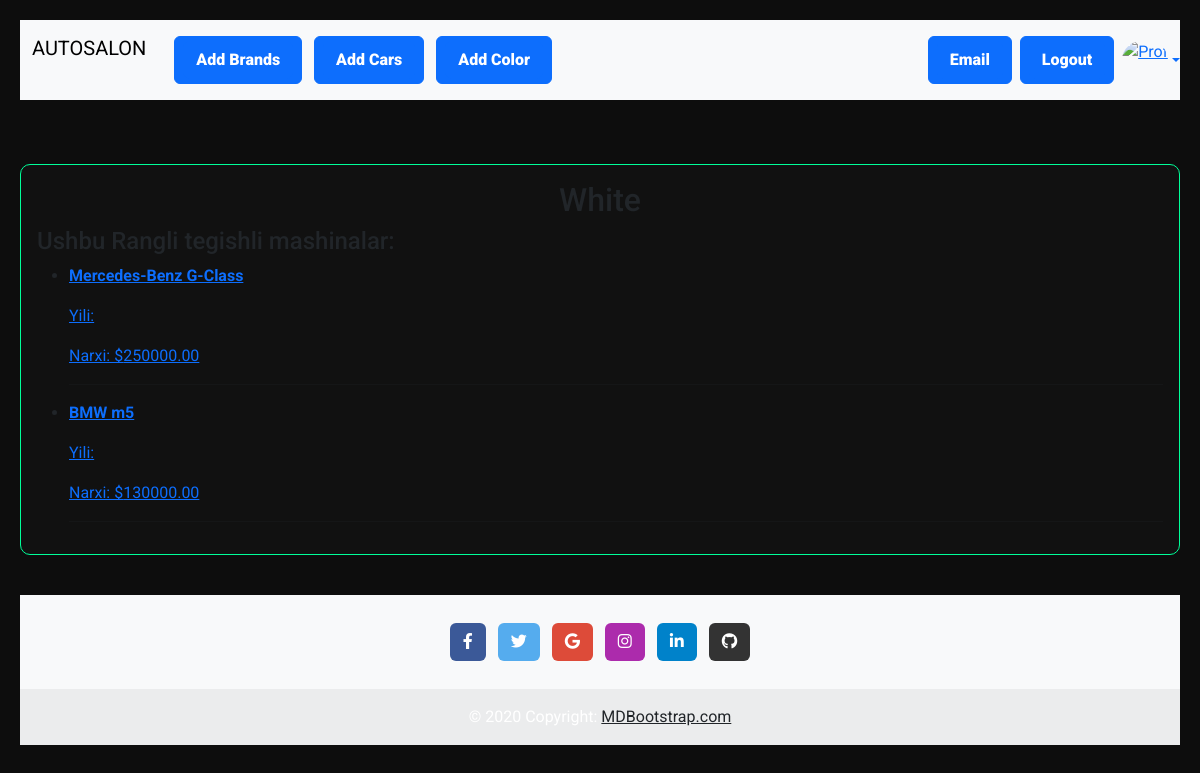
Page /color/1/ (signed in) on the earlier database version.
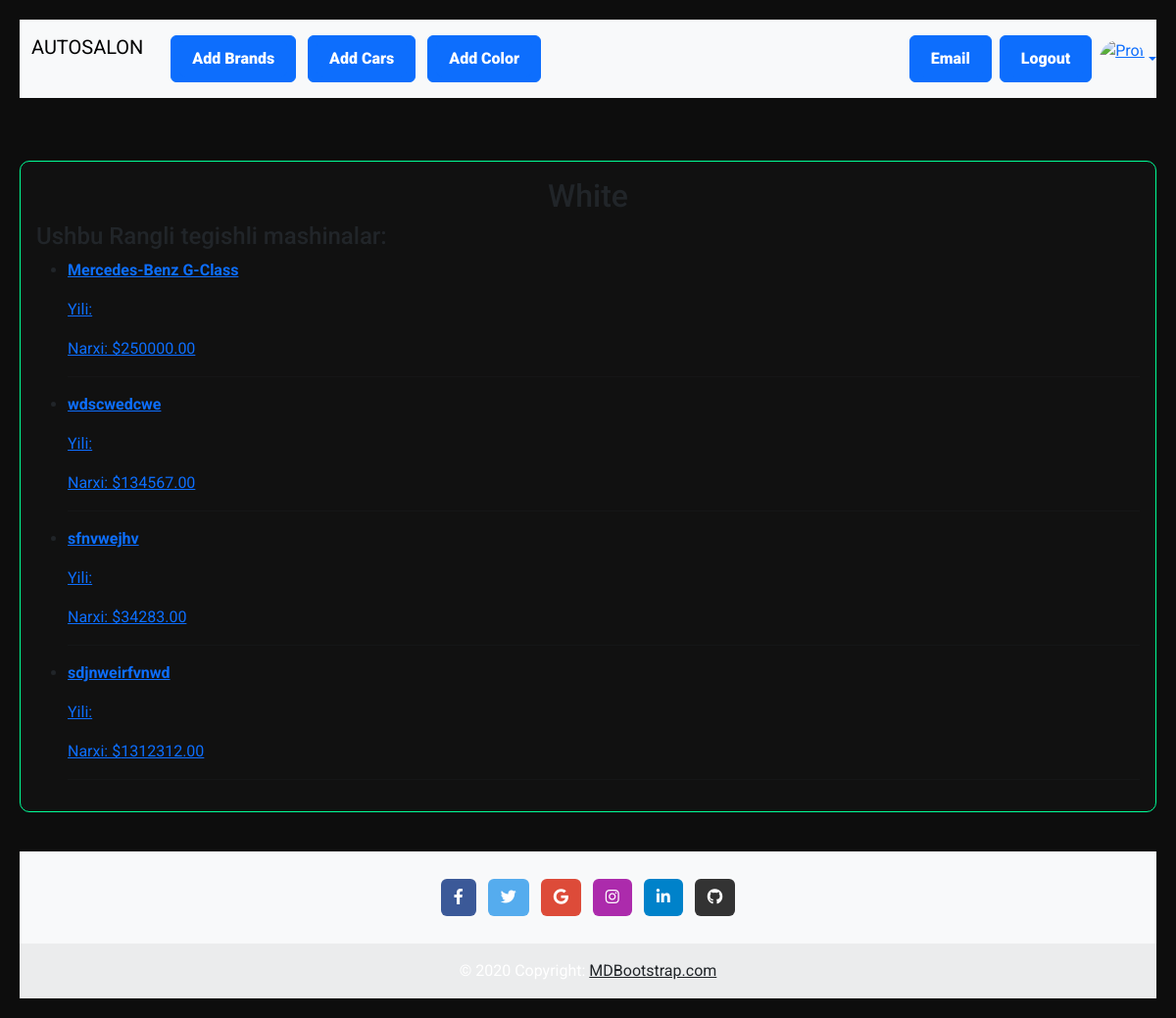
Same page on the later database version.
### main/models.py (models this page shows, shortened)
class Cars(models.Model):
    car_name = models.CharField(max_length=200, verbose_name="Model nomi ")
    brand = models.ForeignKey(Brands, on_delete=models.SET_NULL, null=True, verbose_name="Brand nomi")
    photo = models.ImageField(upload_to="new/photos/", null=True, blank=True, verbose_name="Moshinani rasmi")
    date = models.DateField(null=True, blank=True, verbose_name="Ishlab chirqarilgan vaqti")
    price = models.DecimalField(max_digits=10, decimal_places=2, verbose_name="Narxi")
    color = models.ForeignKey(Color, on_delete=models.SET_NULL, null=True)
    author = models.ForeignKey(User, on_delete=models.PROTECT)
    class  Meta:
        verbose_name_plural = "Moshinalar "
        verbose_name = "Moshina "

### main/views.py (the view)
# urls.py: path('color/<int:pk>/', ColorDetailView.as_view(), name='color_detail'),
class ColorDetailView(DetailView):
    model = Color
    template_name = "color_cars.html"
    context_object_name = "color"
    def get_context_data(self, **kwargs):
        context = super().get_context_data(**kwargs)
        context["cars"] = Cars.objects.filter(color=self.object)
        context["all_color"] = Color.objects.all()
        return context

### template/color_cars.html
{% extends 'base.html' %}
{% block comment %}
<main>
         <div class="container">
                <div class="card mt-4">
                    <div class="card-body">
                        <h2 class="card-title" align="center">{{color.color }}</h2>
                        <h4>Ushbu Rangli tegishli mashinalar:</h4>
                        <ul>
                        {% for car in cars %}
                            <li>
                                <a href="{% url 'car_detail' pk=car.id %}">
                                    <p><b>{{ car.car_name }}</b></p>
                                    <p>Yili: {{ car.model_year }}</p>
                                    <p>Narxi: ${{ car.price }}</p>
                                </a>
                                <hr>
                            </li>
                        {% endfor %}
                        </ul>
                    </div>
                </div>
            </div>
</main>
{% endblock comment %}

Differences in the rows shown:
removed Cars: car_name "BMW m5", price "130000.00"
added Cars: car_name "wdscwedcwe", price "134567.00"
added Cars: car_name "sfnvwejhv", price "34283.00"
added Cars: car_name "sdjnweirfvnwd", price "1312312.00"
